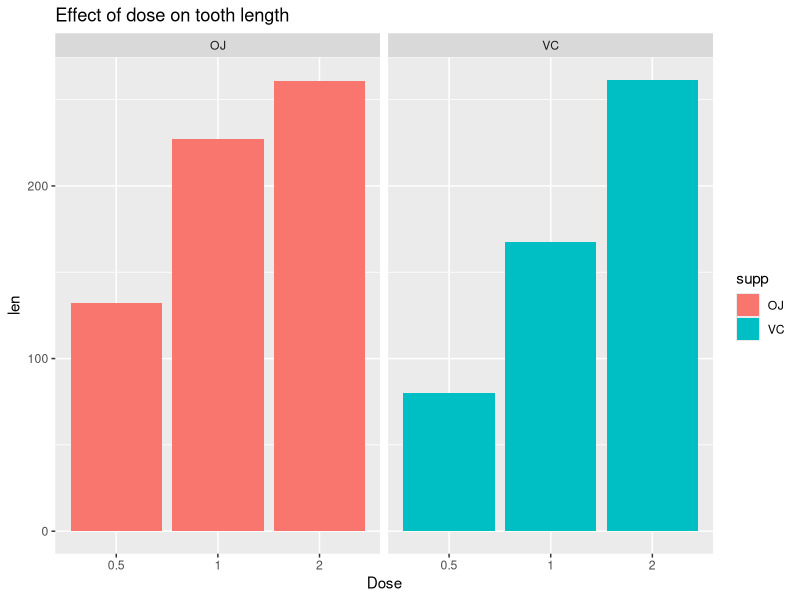

Reproduce this figure in R.
## ---- chunk 1
library(ggplot2)
library(datasets)
data(ToothGrowth)
dim(ToothGrowth)
str(ToothGrowth)
## ---- chunk 2
summary(ToothGrowth)
head(ToothGrowth)
ggplot(ToothGrowth,aes(x=as.factor(dose),y=len,fill=supp))+ geom_bar(stat="identity")+facet_grid(.~supp)+xlab("Dose")+       ggtitle("Effect of dose on tooth length")
dev.copy(png, file="plot.png")
dev.off()
## ---- chunk 3
t.test(len ~ supp, data = ToothGrowth)
## ---- chunk 4
doses_0.5 <- subset (ToothGrowth, dose == "0.5")
doses_1.0 <- subset (ToothGrowth, dose == "1")
doses_2.0 <- subset (ToothGrowth, dose == "2")
t.test(len ~ supp, data = doses_0.5)
t.test(len ~ supp, data = doses_1.0)
t.test(len ~ supp, data = doses_2.0)
